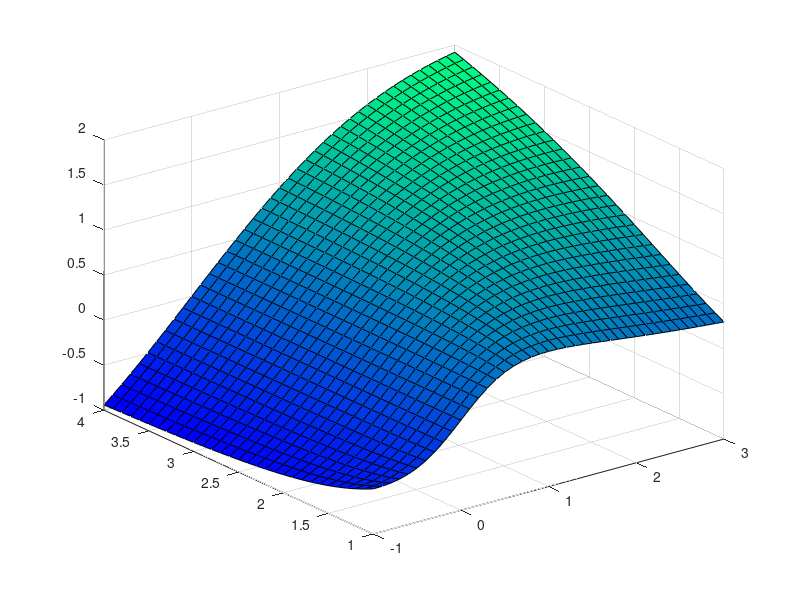

Write the MATLAB code that produced this figure.
%
clear;
clc;
x = -1:.1:3;
y = 1:.1:4;
[X, Y] = meshgrid(x,y);
Z = (X .* Y.^2)./(X.^2 + Y.^2);
mesh(X,Y,Z);
surf(X,Y,Z);
colormap("winter");